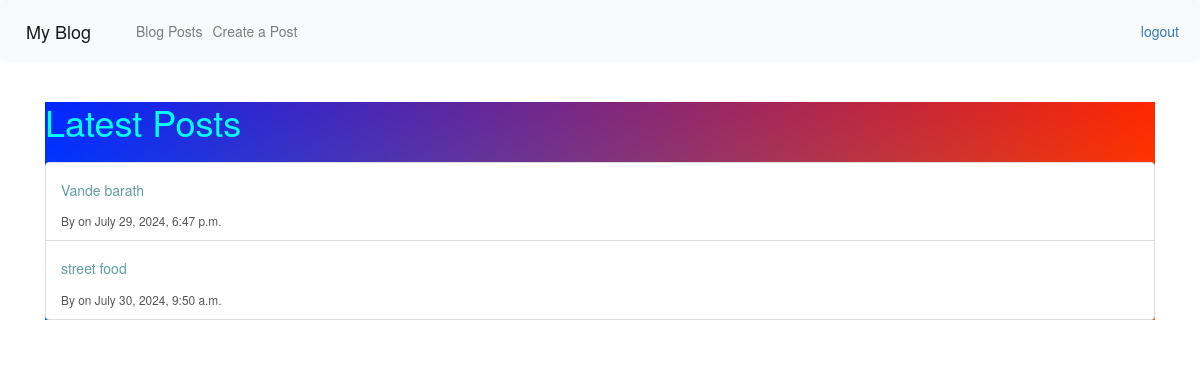
Page /post_list on the committed database.
### blog_x_app/models.py (models this page shows, shortened)
class Post(models.Model):
    title = models.CharField(max_length=100)
    author_id = models.ForeignKey(User, on_delete=models.CASCADE)
    content = models.TextField()
    created_on = models.DateTimeField(auto_now_add=True)
    updated_on = models.DateTimeField(auto_now=True)

### blog_x_app/views.py (the view)
# urls.py: path('post_list', views.post_list, name='post_list'),
def post_list(request):
    posts = Post.objects.all()
    return render(request, 'post_list.html', {'posts': posts})

### blog_x_app/templates/post_list.html
{% extends 'base.html' %}
{% block content %}
<div class="mt-4" style="color: aqua; background-image: url(/static/images/blog_x_background.png); background-size: cover;background-position: center; ">  <h1>Latest Posts</h1>
  <div class="list-group">
    {% for post in posts %}
      <a href="{% url 'post_detail' post.id %}" class="list-group-item list-group-item-action">
        <h5 style="color: cadetblue;" class="mb-1">{{ post.title }}</h5>
        <small>By {{ post.author }} on {{ post.created_on }}</small>
      </a>
    {% endfor %}
  </div>
</div>
{% endblock %}

### blog_x_app/templates/base.html (shortened to what this page needs)
<!DOCTYPE html>
<html lang="en">
<head>
    {% load static %}
    <link rel="stylesheet" href="{% static 'css/bootstrap.min.css' %}">
    <link rel="stylesheet" href="{% static 'css/style.css' %}">
    <link rel="stylesheet" href="https://maxcdn.bootstrapcdn.com/bootstrap/3.4.1/css/bootstrap.min.css">
</head>
<body>
    <nav class="navbar navbar-expand-lg navbar-light bg-light">
        <a class="navbar-brand" href="{% url 'index' %}">My Blog</a>
        <div class="collapse navbar-collapse">
            <ul class="navbar-nav mr-auto">
                <li class="nav-item">
                    <a class="nav-link" href="{% url 'post_list' %}">Blog Posts</a>
                </li>
                <li class="nav-item">
                    <a class="nav-link" href="{% url 'create_post' %}">Create a Post</a>
                </li>
            </ul>
        </div>
        <ul class="my-2 my-lg-0">
            <li class="nav-item">
                <a class="nav-link" href="{% url 'logout' %}">logout</a>
            </li>
        </ul>
    </nav>
    <div class="container">
        {% block content %}{% endblock %}
    </div>
</body>
</html>

### static/css/style.css (style rules this page uses)
* { box-sizing: border-box !important; }
html { scroll-behavior: smooth; }
body { color: #666666; font-size: 14px; font-family: 'Lato', sans-serif; line-height: 1.80857; font-weight: normal; }
a { color: #1f1f1f; text-decoration: none !important; outline: none !important; -webkit-transition: all .3s ease-in-out; -moz-transition: all .3s ease-in-out; -ms-transition: all .3s ease-in-out; -o-transition: all .3s ease-in-out; transition: all .3s ease-in-out; }
h1, h2, h3, h4, h5, h6 { letter-spacing: 0; font-weight: normal; position: relative; padding: 0 0 10px 0; font-weight: normal; line-height: normal; color: #111111; margin: 0 }
h1 { font-size: 24px; font-family: 'Righteous', cursive; }
h5 { font-size: 14px }
*, *::after, *::before { -webkit-box-sizing: border-box; -moz-box-sizing: border-box; box-sizing: border-box; }
ul, li, ol { margin: 0px; padding: 0px; list-style: none; }
a { color: #222222; text-decoration: none; outline: none !important; }
a, .btn { text-decoration: none !important; outline: none !important; -webkit-transition: all .3s ease-in-out; -moz-transition: all .3s ease-in-out; -ms-transition: all .3s ease-in-out; -o-transition: all .3s ease-in-out; transition: all .3s ease-in-out; }

### rows in the picture
Post: title "Vande barath", created_on "July 29, 2024, 6:47 p.m."
Post: title "street food", created_on "July 30, 2024, 9:50 a.m."
